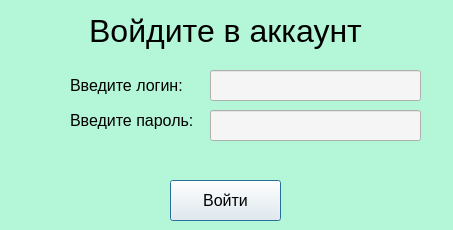
<?xml version="1.0" encoding="UTF-8"?>
<ui version="4.0">
 <class>Auth</class>
 <widget class="QDialog" name="Auth">
  <property name="geometry">
   <rect>
    <x>0</x>
    <y>0</y>
    <width>453</width>
    <height>230</height>
   </rect>
  </property>
  <property name="font">
   <font>
    <family>Calibri</family>
   </font>
  </property>
  <property name="windowTitle">
   <string>Авторизация</string>
  </property>
  <property name="styleSheet">
   <string notr="true">background-color: rgb(180, 246, 216)</string>
  </property>
  <widget class="QPushButton" name="login">
   <property name="geometry">
    <rect>
     <x>170</x>
     <y>180</y>
     <width>111</width>
     <height>41</height>
    </rect>
   </property>
   <property name="font">
    <font>
     <pointsize>-1</pointsize>
    </font>
   </property>
   <property name="styleSheet">
    <string notr="true">font-size: 16px;
background-color: rgb(245, 245, 245)</string>
   </property>
   <property name="text">
    <string>Войти</string>
   </property>
  </widget>
  <widget class="QLineEdit" name="loginfield">
   <property name="geometry">
    <rect>
     <x>210</x>
     <y>70</y>
     <width>211</width>
     <height>31</height>
    </rect>
   </property>
   <property name="font">
    <font>
     <pointsize>-1</pointsize>
     <weight>50</weight>
     <italic>false</italic>
     <bold>false</bold>
    </font>
   </property>
   <property name="styleSheet">
    <string notr="true">font-size: 16px;
font: &quot;Sitka Text&quot;;
background-color: rgb(245, 245, 245)</string>
   </property>
   <property name="text">
    <string/>
   </property>
  </widget>
  <widget class="QLineEdit" name="passwordfield">
   <property name="geometry">
    <rect>
     <x>210</x>
     <y>110</y>
     <width>211</width>
     <height>31</height>
    </rect>
   </property>
   <property name="font">
    <font>
     <pointsize>-1</pointsize>
     <weight>50</weight>
     <italic>false</italic>
     <bold>false</bold>
    </font>
   </property>
   <property name="styleSheet">
    <string notr="true">font-size: 16px;
font: &quot;Sitka Text&quot;;
background-color: rgb(245, 245, 245)</string>
   </property>
   <property name="text">
    <string/>
   </property>
   <property name="echoMode">
    <enum>QLineEdit::Password</enum>
   </property>
  </widget>
  <widget class="QLabel" name="label">
   <property name="geometry">
    <rect>
     <x>70</x>
     <y>70</y>
     <width>121</width>
     <height>31</height>
    </rect>
   </property>
   <property name="font">
    <font>
     <pointsize>-1</pointsize>
     <weight>50</weight>
     <italic>false</italic>
     <bold>false</bold>
    </font>
   </property>
   <property name="styleSheet">
    <string notr="true">color: rgb(0, 0, 0);
font-size: 16px;
font: &quot;Yu Gothic UI Semibold&quot;;</string>
   </property>
   <property name="text">
    <string>Введите логин:</string>
   </property>
  </widget>
  <widget class="QLabel" name="label_2">
   <property name="geometry">
    <rect>
     <x>70</x>
     <y>110</y>
     <width>131</width>
     <height>21</height>
    </rect>
   </property>
   <property name="font">
    <font>
     <pointsize>-1</pointsize>
     <weight>50</weight>
     <italic>false</italic>
     <bold>false</bold>
    </font>
   </property>
   <property name="styleSheet">
    <string notr="true">color: rgb(0, 0, 0);
font-size: 16px;
font: &quot;Yu Gothic UI Semibold&quot;;</string>
   </property>
   <property name="text">
    <string>Введите пароль:</string>
   </property>
  </widget>
  <widget class="QLabel" name="label_3">
   <property name="geometry">
    <rect>
     <x>10</x>
     <y>10</y>
     <width>431</width>
     <height>41</height>
    </rect>
   </property>
   <property name="font">
    <font>
     <pointsize>-1</pointsize>
     <weight>50</weight>
     <italic>false</italic>
     <bold>false</bold>
    </font>
   </property>
   <property name="styleSheet">
    <string notr="true">color: rgb(0, 0, 0);
font-size: 32px;
font: &quot;Arial Black&quot;;</string>
   </property>
   <property name="text">
    <string>Войдите в аккаунт</string>
   </property>
   <property name="alignment">
    <set>Qt::AlignCenter</set>
   </property>
  </widget>
  <widget class="QLabel" name="error">
   <property name="geometry">
    <rect>
     <x>0</x>
     <y>150</y>
     <width>441</width>
     <height>21</height>
    </rect>
   </property>
   <property name="font">
    <font>
     <pointsize>-1</pointsize>
     <weight>50</weight>
     <italic>false</italic>
     <bold>false</bold>
    </font>
   </property>
   <property name="styleSheet">
    <string notr="true">color: red;
font-size: 16px;
font: &quot;Sitka Text&quot;;</string>
   </property>
   <property name="text">
    <string/>
   </property>
   <property name="alignment">
    <set>Qt::AlignCenter</set>
   </property>
  </widget>
 </widget>
 <resources/>
 <connections/>
</ui>
